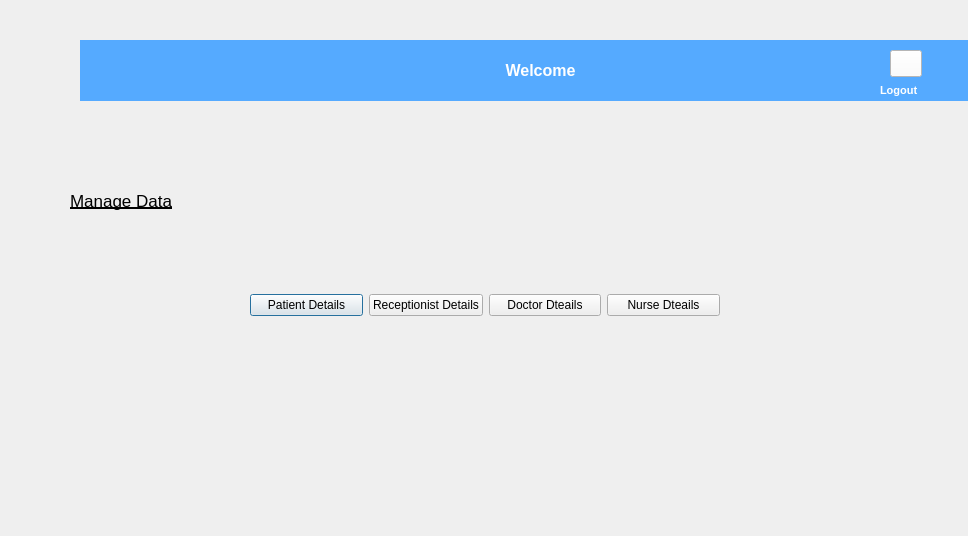
<?xml version="1.0" encoding="UTF-8"?>
<ui version="4.0">
 <class>AdminPortal</class>
 <widget class="QDialog" name="AdminPortal">
  <property name="geometry">
   <rect>
    <x>0</x>
    <y>0</y>
    <width>968</width>
    <height>536</height>
   </rect>
  </property>
  <property name="windowTitle">
   <string>Dialog</string>
  </property>
  <widget class="QWidget" name="layoutWidget">
   <property name="geometry">
    <rect>
     <x>250</x>
     <y>290</y>
     <width>470</width>
     <height>31</height>
    </rect>
   </property>
   <layout class="QHBoxLayout" name="horizontalLayout">
    <item>
     <widget class="QPushButton" name="patientButton">
      <property name="text">
       <string>Patient Details</string>
      </property>
     </widget>
    </item>
    <item>
     <widget class="QPushButton" name="receptionistButton">
      <property name="text">
       <string>Receptionist Details</string>
      </property>
     </widget>
    </item>
    <item>
     <widget class="QPushButton" name="doctorButton">
      <property name="text">
       <string>Doctor Dteails</string>
      </property>
     </widget>
    </item>
    <item>
     <widget class="QPushButton" name="doctorButton_2">
      <property name="text">
       <string>Nurse Dteails</string>
      </property>
     </widget>
    </item>
   </layout>
  </widget>
  <widget class="QLabel" name="label_101">
   <property name="geometry">
    <rect>
     <x>80</x>
     <y>40</y>
     <width>921</width>
     <height>61</height>
    </rect>
   </property>
   <property name="font">
    <font>
     <pointsize>12</pointsize>
     <bold>true</bold>
    </font>
   </property>
   <property name="autoFillBackground">
    <bool>false</bool>
   </property>
   <property name="styleSheet">
    <string notr="true">background-color: rgb(85, 170, 255);
color: rgb(255, 255, 255);</string>
   </property>
   <property name="text">
    <string>Welcome</string>
   </property>
   <property name="alignment">
    <set>Qt::AlignCenter</set>
   </property>
   <property name="wordWrap">
    <bool>false</bool>
   </property>
   <property name="margin">
    <number>0</number>
   </property>
   <property name="indent">
    <number>-1</number>
   </property>
  </widget>
  <widget class="QLabel" name="img_1">
   <property name="geometry">
    <rect>
     <x>0</x>
     <y>35</y>
     <width>121</width>
     <height>71</height>
    </rect>
   </property>
   <property name="text">
    <string/>
   </property>
   <property name="pixmap">
    <pixmap resource="resource.qrc">:/images/add.png</pixmap>
   </property>
   <property name="scaledContents">
    <bool>true</bool>
   </property>
  </widget>
  <widget class="QPushButton" name="logout_pushButton_1">
   <property name="geometry">
    <rect>
     <x>890</x>
     <y>50</y>
     <width>32</width>
     <height>27</height>
    </rect>
   </property>
   <property name="styleSheet">
    <string notr="true">background-color: rgb(255, 255, 255);</string>
   </property>
   <property name="text">
    <string/>
   </property>
   <property name="icon">
    <iconset resource="resource.qrc">
     <normaloff>:/images/logout.png</normaloff>:/images/logout.png</iconset>
   </property>
   <property name="iconSize">
    <size>
     <width>24</width>
     <height>24</height>
    </size>
   </property>
  </widget>
  <widget class="QLabel" name="label_14">
   <property name="geometry">
    <rect>
     <x>880</x>
     <y>80</y>
     <width>51</width>
     <height>20</height>
    </rect>
   </property>
   <property name="font">
    <font>
     <pointsize>8</pointsize>
     <bold>true</bold>
    </font>
   </property>
   <property name="styleSheet">
    <string notr="true">color: rgb(255, 255, 255);</string>
   </property>
   <property name="text">
    <string>Logout</string>
   </property>
  </widget>
  <widget class="QLabel" name="label_4">
   <property name="geometry">
    <rect>
     <x>70</x>
     <y>180</y>
     <width>161</width>
     <height>41</height>
    </rect>
   </property>
   <property name="font">
    <font>
     <pointsize>13</pointsize>
     <underline>true</underline>
    </font>
   </property>
   <property name="text">
    <string>Manage Data</string>
   </property>
  </widget>
 </widget>
 <resources>
  <include location="resource.qrc"/>
 </resources>
 <connections/>
</ui>
